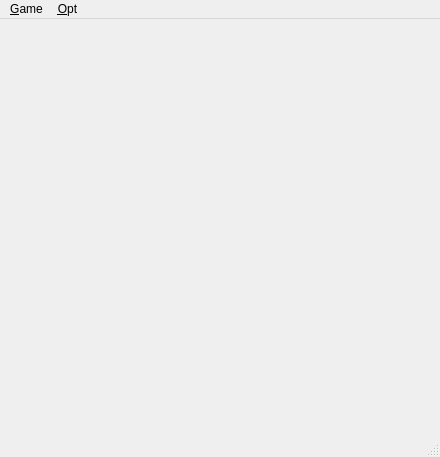
<?xml version="1.0" encoding="UTF-8"?>
<ui version="4.0">
 <class>MainWindow</class>
 <widget class="QMainWindow" name="MainWindow">
  <property name="geometry">
   <rect>
    <x>0</x>
    <y>0</y>
    <width>440</width>
    <height>457</height>
   </rect>
  </property>
  <property name="windowTitle">
   <string>Draughts-server</string>
  </property>
  <widget class="QWidget" name="centralWidget"/>
  <widget class="QMenuBar" name="menuBar">
   <property name="geometry">
    <rect>
     <x>0</x>
     <y>0</y>
     <width>440</width>
     <height>31</height>
    </rect>
   </property>
   <widget class="QMenu" name="menuNew_Gam">
    <property name="title">
     <string>&amp;Game</string>
    </property>
    <addaction name="actionInput_host"/>
    <addaction name="actionNew_game"/>
    <addaction name="actionInput_game"/>
   </widget>
   <widget class="QMenu" name="menuOpt">
    <property name="title">
     <string>&amp;Opt</string>
    </property>
    <addaction name="actionMake_a_draw"/>
    <addaction name="actionGive_up"/>
   </widget>
   <addaction name="menuNew_Gam"/>
   <addaction name="menuOpt"/>
  </widget>
  <widget class="QStatusBar" name="statusBar"/>
  <action name="actionNew_game">
   <property name="text">
    <string>New game</string>
   </property>
  </action>
  <action name="actionInput_host">
   <property name="text">
    <string>Input host</string>
   </property>
  </action>
  <action name="actionGive_up">
   <property name="text">
    <string>Give up</string>
   </property>
  </action>
  <action name="actionMake_a_draw">
   <property name="text">
    <string>Make a draw</string>
   </property>
  </action>
  <action name="actionInput_game">
   <property name="text">
    <string>Input game</string>
   </property>
  </action>
 </widget>
 <layoutdefault spacing="6" margin="11"/>
 <resources/>
 <connections/>
</ui>
